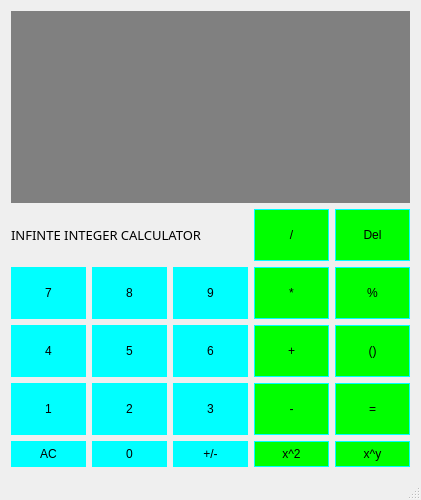
<?xml version="1.0" encoding="UTF-8"?>
<ui version="4.0">
 <class>Calculator</class>
 <widget class="QMainWindow" name="Calculator">
  <property name="geometry">
   <rect>
    <x>0</x>
    <y>0</y>
    <width>421</width>
    <height>500</height>
   </rect>
  </property>
  <property name="sizePolicy">
   <sizepolicy hsizetype="Preferred" vsizetype="Fixed">
    <horstretch>0</horstretch>
    <verstretch>0</verstretch>
   </sizepolicy>
  </property>
  <property name="windowTitle">
   <string>Calculator</string>
  </property>
  <widget class="QWidget" name="centralWidget">
   <layout class="QGridLayout" name="gridLayout">
    <item row="9" column="1">
     <widget class="QPushButton" name="Button2">
      <property name="sizePolicy">
       <sizepolicy hsizetype="Preferred" vsizetype="Preferred">
        <horstretch>0</horstretch>
        <verstretch>0</verstretch>
       </sizepolicy>
      </property>
      <property name="styleSheet">
       <string notr="true">QPushButton{
    background-color:#00FFFF;
	border:1px solid  Aqua;
	padding: 5px;
}

QPushButton:pressed{
    background-color:#FF0000;
	border:1px solid  Red;
	padding: 5px;
}</string>
      </property>
      <property name="text">
       <string>2</string>
      </property>
     </widget>
    </item>
    <item row="7" column="1">
     <widget class="QPushButton" name="Button8">
      <property name="sizePolicy">
       <sizepolicy hsizetype="Preferred" vsizetype="Preferred">
        <horstretch>0</horstretch>
        <verstretch>0</verstretch>
       </sizepolicy>
      </property>
      <property name="styleSheet">
       <string notr="true">QPushButton{
    background-color:#00FFFF;
	border:1px solid  Aqua;
	padding: 5px;
}

QPushButton:pressed{
    background-color:#FF0000;
	border:1px solid  Red;
	padding: 5px;
}</string>
      </property>
      <property name="text">
       <string>8</string>
      </property>
     </widget>
    </item>
    <item row="7" column="0">
     <widget class="QPushButton" name="Button7">
      <property name="sizePolicy">
       <sizepolicy hsizetype="Preferred" vsizetype="Preferred">
        <horstretch>0</horstretch>
        <verstretch>0</verstretch>
       </sizepolicy>
      </property>
      <property name="styleSheet">
       <string notr="true">QPushButton{
    background-color:#00FFFF;
	border:1px solid  Aqua;
	padding: 5px;
}

QPushButton:pressed{
    background-color:#FF0000;
	border:1px solid  Red;
	padding: 5px;
}</string>
      </property>
      <property name="text">
       <string>7</string>
      </property>
     </widget>
    </item>
    <item row="9" column="4">
     <widget class="QPushButton" name="Equals">
      <property name="sizePolicy">
       <sizepolicy hsizetype="Preferred" vsizetype="Preferred">
        <horstretch>0</horstretch>
        <verstretch>0</verstretch>
       </sizepolicy>
      </property>
      <property name="styleSheet">
       <string notr="true">QPushButton{
    background-color:#00FF00;
	border:1px solid  Aqua;
	padding: 5px;
}

QPushButton:pressed{
    background-color:#FF0000;
	border:1px solid  Red;
	padding: 5px;
}</string>
      </property>
      <property name="text">
       <string>=</string>
      </property>
     </widget>
    </item>
    <item row="8" column="1">
     <widget class="QPushButton" name="Button5">
      <property name="sizePolicy">
       <sizepolicy hsizetype="Preferred" vsizetype="Preferred">
        <horstretch>0</horstretch>
        <verstretch>0</verstretch>
       </sizepolicy>
      </property>
      <property name="styleSheet">
       <string notr="true">QPushButton{
    background-color:#00FFFF;
	border:1px solid  Aqua;
	padding: 5px;
}

QPushButton:pressed{
    background-color:#FF0000;
	border:1px solid  Red;
	padding: 5px;
}</string>
      </property>
      <property name="text">
       <string>5</string>
      </property>
     </widget>
    </item>
    <item row="9" column="3">
     <widget class="QPushButton" name="Subtract">
      <property name="sizePolicy">
       <sizepolicy hsizetype="Preferred" vsizetype="Preferred">
        <horstretch>0</horstretch>
        <verstretch>0</verstretch>
       </sizepolicy>
      </property>
      <property name="styleSheet">
       <string notr="true">QPushButton{
    background-color:#00FF00;
	border:1px solid  Aqua;
	padding: 5px;
}

QPushButton:pressed{
    background-color:#FF0000;
	border:1px solid  Red;
	padding: 5px;
}</string>
      </property>
      <property name="text">
       <string>-</string>
      </property>
     </widget>
    </item>
    <item row="9" column="0">
     <widget class="QPushButton" name="Button1">
      <property name="sizePolicy">
       <sizepolicy hsizetype="Preferred" vsizetype="Preferred">
        <horstretch>0</horstretch>
        <verstretch>0</verstretch>
       </sizepolicy>
      </property>
      <property name="styleSheet">
       <string notr="true">QPushButton{
    background-color:#00FFFF;
	border:1px solid  Aqua;
	padding: 5px;
}

QPushButton:pressed{
    background-color:#FF0000;
	border:1px solid  Red;
	padding: 5px;
}</string>
      </property>
      <property name="text">
       <string>1</string>
      </property>
     </widget>
    </item>
    <item row="10" column="2">
     <widget class="QPushButton" name="ChangeSign">
      <property name="sizePolicy">
       <sizepolicy hsizetype="Preferred" vsizetype="Preferred">
        <horstretch>0</horstretch>
        <verstretch>0</verstretch>
       </sizepolicy>
      </property>
      <property name="styleSheet">
       <string notr="true">QPushButton{
    background-color:#00FFFF;
	border:1px solid  Aqua;
	padding: 5px;
}

QPushButton:pressed{
    background-color:#FF0000;
	border:1px solid  Red;
	padding: 5px;
}</string>
      </property>
      <property name="text">
       <string>+/-</string>
      </property>
     </widget>
    </item>
    <item row="7" column="2">
     <widget class="QPushButton" name="Button9">
      <property name="sizePolicy">
       <sizepolicy hsizetype="Preferred" vsizetype="Preferred">
        <horstretch>0</horstretch>
        <verstretch>0</verstretch>
       </sizepolicy>
      </property>
      <property name="styleSheet">
       <string notr="true">QPushButton{
    background-color:#00FFFF;
	border:1px solid  Aqua;
	padding: 5px;
}

QPushButton:pressed{
    background-color:#FF0000;
	border:1px solid  Red;
	padding: 5px;
}</string>
      </property>
      <property name="text">
       <string>9</string>
      </property>
     </widget>
    </item>
    <item row="4" column="3">
     <widget class="QPushButton" name="Divide">
      <property name="sizePolicy">
       <sizepolicy hsizetype="Preferred" vsizetype="Preferred">
        <horstretch>0</horstretch>
        <verstretch>0</verstretch>
       </sizepolicy>
      </property>
      <property name="styleSheet">
       <string notr="true">QPushButton{
    background-color:#00FF00;
	border:1px solid  Aqua;
	padding: 5px;
}

QPushButton:pressed{
    background-color:#FF0000;
	border:1px solid  Red;
	padding: 5px;
}</string>
      </property>
      <property name="text">
       <string>/</string>
      </property>
     </widget>
    </item>
    <item row="9" column="2">
     <widget class="QPushButton" name="Button3">
      <property name="sizePolicy">
       <sizepolicy hsizetype="Preferred" vsizetype="Preferred">
        <horstretch>0</horstretch>
        <verstretch>0</verstretch>
       </sizepolicy>
      </property>
      <property name="styleSheet">
       <string notr="true">QPushButton{
    background-color:#00FFFF;
	border:1px solid  Aqua;
	padding: 5px;
}

QPushButton:pressed{
    background-color:#FF0000;
	border:1px solid  Red;
	padding: 5px;
}</string>
      </property>
      <property name="text">
       <string>3</string>
      </property>
     </widget>
    </item>
    <item row="7" column="3">
     <widget class="QPushButton" name="Multiply">
      <property name="sizePolicy">
       <sizepolicy hsizetype="Preferred" vsizetype="Preferred">
        <horstretch>0</horstretch>
        <verstretch>0</verstretch>
       </sizepolicy>
      </property>
      <property name="styleSheet">
       <string notr="true">QPushButton{
    background-color:#00FF00;
	border:1px solid  Aqua;
	padding: 5px;
}

QPushButton:pressed{
    background-color:#FF0000;
	border:1px solid  Red;
	padding: 5px;
}</string>
      </property>
      <property name="text">
       <string>*</string>
      </property>
     </widget>
    </item>
    <item row="8" column="4">
     <widget class="QPushButton" name="Parentheses">
      <property name="sizePolicy">
       <sizepolicy hsizetype="Preferred" vsizetype="Preferred">
        <horstretch>0</horstretch>
        <verstretch>0</verstretch>
       </sizepolicy>
      </property>
      <property name="styleSheet">
       <string notr="true">QPushButton{
    background-color:#00FF00;
	border:1px solid  Aqua;
	padding: 5px;
}

QPushButton:pressed{
    background-color:#FF0000;
	border:1px solid  Red;
	padding: 5px;
}</string>
      </property>
      <property name="text">
       <string>()</string>
      </property>
     </widget>
    </item>
    <item row="7" column="4">
     <widget class="QPushButton" name="Mod">
      <property name="sizePolicy">
       <sizepolicy hsizetype="Preferred" vsizetype="Preferred">
        <horstretch>0</horstretch>
        <verstretch>0</verstretch>
       </sizepolicy>
      </property>
      <property name="styleSheet">
       <string notr="true">QPushButton{
    background-color:#00FF00;
	border:1px solid  Aqua;
	padding: 5px;
}

QPushButton:pressed{
    background-color:#FF0000;
	border:1px solid  Red;
	padding: 5px;
}</string>
      </property>
      <property name="text">
       <string>%</string>
      </property>
     </widget>
    </item>
    <item row="10" column="4">
     <widget class="QPushButton" name="Nsquare">
      <property name="sizePolicy">
       <sizepolicy hsizetype="Preferred" vsizetype="Fixed">
        <horstretch>0</horstretch>
        <verstretch>0</verstretch>
       </sizepolicy>
      </property>
      <property name="styleSheet">
       <string notr="true">QPushButton{
    background-color:#00FF00;
	border:1px solid  Aqua;
	padding: 5px;
}

QPushButton:pressed{
    background-color:#FF0000;
	border:1px solid  Red;
	padding: 5px;
}</string>
      </property>
      <property name="text">
       <string>x^y</string>
      </property>
     </widget>
    </item>
    <item row="10" column="1">
     <widget class="QPushButton" name="Button0">
      <property name="sizePolicy">
       <sizepolicy hsizetype="Preferred" vsizetype="Preferred">
        <horstretch>0</horstretch>
        <verstretch>0</verstretch>
       </sizepolicy>
      </property>
      <property name="styleSheet">
       <string notr="true">QPushButton{
    background-color:#00FFFF;
	border:1px solid  Aqua;
	padding: 5px;
}

QPushButton:pressed{
    background-color:#FF0000;
	border:1px solid  Red;
	padding: 5px;
}</string>
      </property>
      <property name="text">
       <string>0</string>
      </property>
     </widget>
    </item>
    <item row="10" column="0">
     <widget class="QPushButton" name="Clear">
      <property name="sizePolicy">
       <sizepolicy hsizetype="Preferred" vsizetype="Preferred">
        <horstretch>0</horstretch>
        <verstretch>0</verstretch>
       </sizepolicy>
      </property>
      <property name="styleSheet">
       <string notr="true">QPushButton{
    background-color:#00FFFF;
	border:1px solid  Aqua;
	padding: 5px;
}

QPushButton:pressed{
    background-color:#FF0000;
	border:1px solid  Red;
	padding: 5px;
}</string>
      </property>
      <property name="text">
       <string>AC</string>
      </property>
     </widget>
    </item>
    <item row="10" column="3">
     <widget class="QPushButton" name="Square">
      <property name="sizePolicy">
       <sizepolicy hsizetype="Preferred" vsizetype="Fixed">
        <horstretch>0</horstretch>
        <verstretch>0</verstretch>
       </sizepolicy>
      </property>
      <property name="styleSheet">
       <string notr="true">QPushButton{
    background-color:#00FF00;
	border:1px solid  Aqua;
	padding: 5px;
}

QPushButton:pressed{
    background-color:#FF0000;
	border:1px solid  Red;
	padding: 5px;
}</string>
      </property>
      <property name="text">
       <string>x^2</string>
      </property>
     </widget>
    </item>
    <item row="4" column="4">
     <widget class="QPushButton" name="Delete">
      <property name="sizePolicy">
       <sizepolicy hsizetype="Preferred" vsizetype="Preferred">
        <horstretch>0</horstretch>
        <verstretch>0</verstretch>
       </sizepolicy>
      </property>
      <property name="styleSheet">
       <string notr="true">QPushButton{
    background-color:#00FF00;
	border:1px solid  Aqua;
	padding: 5px;
}

QPushButton:pressed{
    background-color:#FF0000;
	border:1px solid  Red;
	padding: 5px;
}</string>
      </property>
      <property name="text">
       <string>Del</string>
      </property>
     </widget>
    </item>
    <item row="2" column="0" colspan="5">
     <widget class="QTextEdit" name="Display">
      <property name="sizePolicy">
       <sizepolicy hsizetype="Preferred" vsizetype="Preferred">
        <horstretch>0</horstretch>
        <verstretch>0</verstretch>
       </sizepolicy>
      </property>
      <property name="font">
       <font>
        <family>Agency FB</family>
        <pointsize>12</pointsize>
       </font>
      </property>
      <property name="layoutDirection">
       <enum>Qt::RightToLeft</enum>
      </property>
      <property name="styleSheet">
       <string notr="true">QTextEdit{
	background-color: gray;
	border: 1px solid gray; 
	color: #ffffff;
}</string>
      </property>
      <property name="html">
       <string>&lt;!DOCTYPE HTML PUBLIC &quot;-//W3C//DTD HTML 4.0//EN&quot; &quot;http://www.w3.org/TR/REC-html40/strict.dtd&quot;&gt;
&lt;html&gt;&lt;head&gt;&lt;meta name=&quot;qrichtext&quot; content=&quot;1&quot; /&gt;&lt;style type=&quot;text/css&quot;&gt;
p, li { white-space: pre-wrap; }
&lt;/style&gt;&lt;/head&gt;&lt;body style=&quot; font-family:'Agency FB'; font-size:12pt; font-weight:400; font-style:normal;&quot;&gt;
&lt;p align=&quot;right&quot; style=&quot;-qt-paragraph-type:empty; margin-top:0px; margin-bottom:0px; margin-left:0px; margin-right:0px; -qt-block-indent:0; text-indent:0px;&quot;&gt;&lt;br /&gt;&lt;/p&gt;&lt;/body&gt;&lt;/html&gt;</string>
      </property>
     </widget>
    </item>
    <item row="8" column="3">
     <widget class="QPushButton" name="Add">
      <property name="sizePolicy">
       <sizepolicy hsizetype="Preferred" vsizetype="Preferred">
        <horstretch>0</horstretch>
        <verstretch>0</verstretch>
       </sizepolicy>
      </property>
      <property name="styleSheet">
       <string notr="true">QPushButton{
    background-color:#00FF00;
	border:1px solid  Aqua;
	padding: 5px;
}

QPushButton:pressed{
    background-color:#FF0000;
	border:1px solid  Red;
	padding: 5px;
}</string>
      </property>
      <property name="text">
       <string>+</string>
      </property>
     </widget>
    </item>
    <item row="8" column="0">
     <widget class="QPushButton" name="Button4">
      <property name="sizePolicy">
       <sizepolicy hsizetype="Preferred" vsizetype="Preferred">
        <horstretch>0</horstretch>
        <verstretch>0</verstretch>
       </sizepolicy>
      </property>
      <property name="styleSheet">
       <string notr="true">QPushButton{
    background-color:#00FFFF;
	border:1px solid  Aqua;
	padding: 5px;
}

QPushButton:pressed{
    background-color:#FF0000;
	border:1px solid  Red;
	padding: 5px;
}</string>
      </property>
      <property name="text">
       <string>4</string>
      </property>
     </widget>
    </item>
    <item row="8" column="2">
     <widget class="QPushButton" name="Button6">
      <property name="sizePolicy">
       <sizepolicy hsizetype="Preferred" vsizetype="Preferred">
        <horstretch>0</horstretch>
        <verstretch>0</verstretch>
       </sizepolicy>
      </property>
      <property name="styleSheet">
       <string notr="true">QPushButton{
    background-color:#00FFFF;
	border:1px solid  Aqua;
	padding: 5px;
}

QPushButton:pressed{
    background-color:#FF0000;
	border:1px solid  Red;
	padding: 5px;
}</string>
      </property>
      <property name="text">
       <string>6</string>
      </property>
     </widget>
    </item>
    <item row="4" column="0" colspan="3">
     <widget class="QLabel" name="label">
      <property name="font">
       <font>
        <family>Baskerville Old Face</family>
        <pointsize>10</pointsize>
       </font>
      </property>
      <property name="text">
       <string>INFINTE INTEGER CALCULATOR</string>
      </property>
     </widget>
    </item>
   </layout>
  </widget>
  <widget class="QMenuBar" name="menuBar">
   <property name="geometry">
    <rect>
     <x>0</x>
     <y>0</y>
     <width>421</width>
     <height>26</height>
    </rect>
   </property>
  </widget>
  <widget class="QStatusBar" name="statusBar"/>
 </widget>
 <layoutdefault spacing="6" margin="11"/>
 <resources/>
 <connections/>
</ui>
